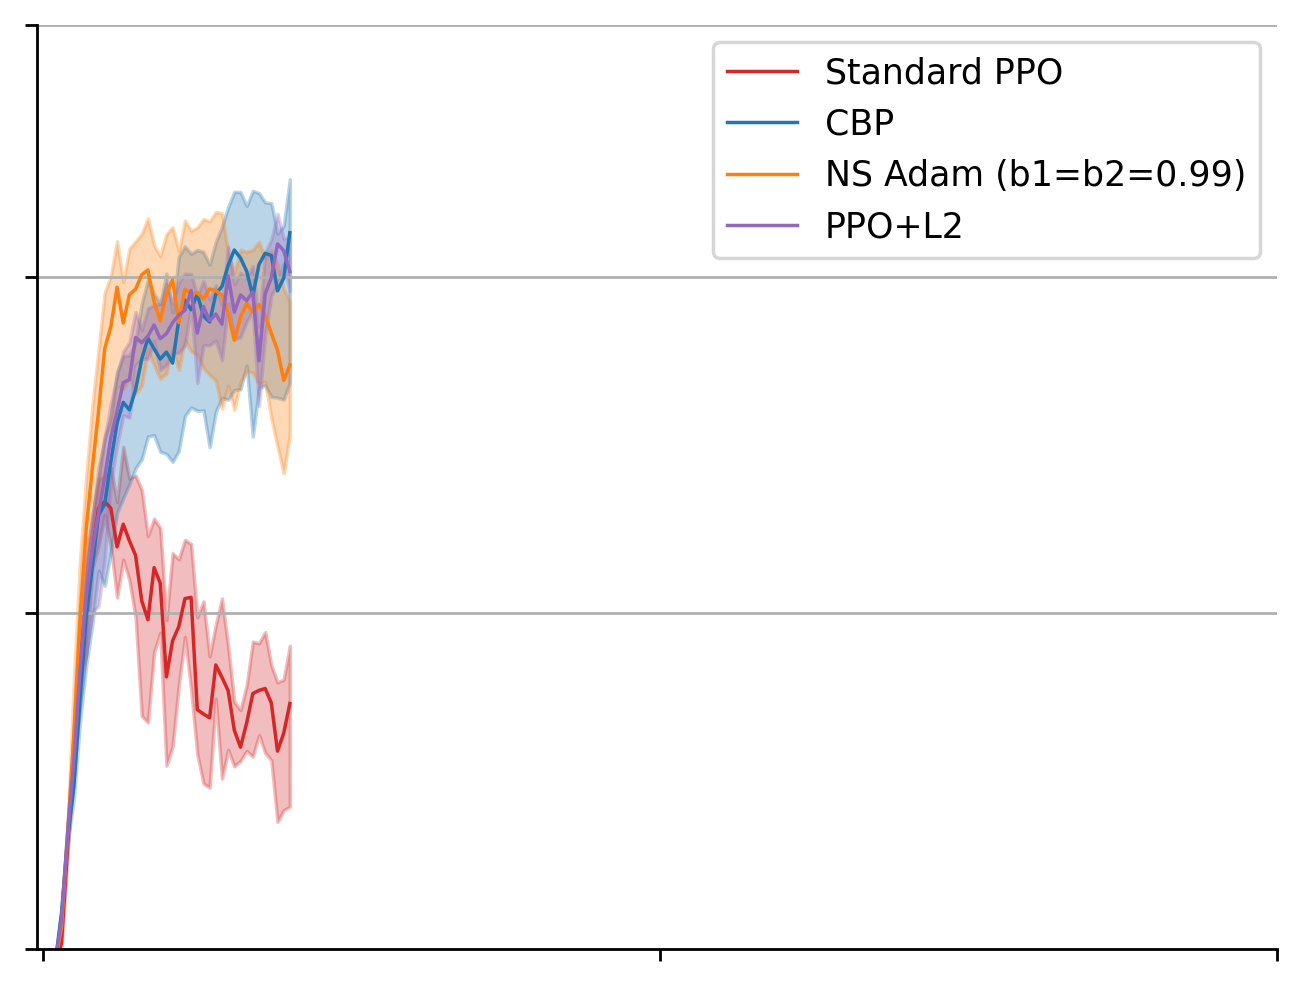

Python code for this plot:
import yaml
import scipy
import pickle
import argparse
import numpy as np
from tqdm import tqdm
import matplotlib.pyplot as plt


def bootstrapped_return(x, y, stride, total_steps, confidence_level=0.95, to_bootstrap=True):
    assert len(x) == len(y)
    num_runs = len(x)
    avg_ret = np.zeros(total_steps // stride)
    steps = np.arange(stride, total_steps + stride, stride)
    min_rets, max_rets = np.zeros(total_steps // stride), np.zeros(total_steps // stride)
    boot_strapped_ret_low, boot_strapped_ret_high = np.zeros(total_steps // stride), np.zeros(total_steps // stride)
    for i in tqdm(range(0, total_steps // stride)):
        rets = []
        for run in range(num_runs):
            xa = x[run][:np.searchsorted(x[run], total_steps)+1]
            ya = y[run][:xa.shape[0]]
            rets.append(ya[np.logical_and(i*stride < xa, xa <= (i+1)*stride)].mean())
        rets = np.array([rets])
        avg_ret[i] = rets.mean()
        min_rets[i], max_rets[i] = rets.min(), rets.max()
        if to_bootstrap:
            bos = scipy.stats.bootstrap(data=(rets[0, :],), statistic=np.mean, confidence_level=confidence_level)
            boot_strapped_ret_low[i], boot_strapped_ret_high[i] = bos.confidence_interval.low, bos.confidence_interval.high
    return steps, avg_ret, min_rets, max_rets, boot_strapped_ret_low, boot_strapped_ret_high


def get_param_performance(runs, data_dir=''):
    per_param_setting_performance, per_param_setting_termination = [], []
    for idx in runs:
        file = data_dir + str(idx)
        if file[0] == 'd':  file = '../'+file
        try:
            with open(file, 'rb+') as f:
                print(f)
                data = pickle.load(f)
        except:
            with open(file+'.log', 'rb+') as f:
                print(f)
                data = pickle.load(f)
        per_param_setting_performance.append(np.array(data['rets']))
        per_param_setting_termination.append(np.array(data['termination_steps']))
        print(data['termination_steps'][-1])

    return per_param_setting_termination, per_param_setting_performance


def plot_for_one_cfg(cfg, runs, m, ts, color='C0', min_max=False):
    data_dir = cfg['dir']
    terminations, returns = get_param_performance(data_dir=data_dir, runs=runs)
    x, y, min_y, max_y, boot_strapped_ret_low, boot_strapped_ret_high = \
        bootstrapped_return(x=terminations, y=returns, stride=m, total_steps=ts)
    plt.plot(x, y, '-', linewidth=1, color=color, label=cfg['label'])
    plt.fill_between(x, boot_strapped_ret_low, boot_strapped_ret_high, alpha=0.3, color=color)
    if min_max:
        plt.fill_between(x, min_y, max_y, alpha=0.1, color=color)


def main():
    parser = argparse.ArgumentParser()
    parser.add_argument('--env', required=False, type=str, default='ant')
    parser.add_argument('--all', required=False, type=bool, default=True)

    args = parser.parse_args()
    env = args.env
    plot_all = args.all

    cfg_file = f'../cfg/{env}/std.yml'
    cfg_file1 = f'../cfg/{env}/cbp.yml'
    cfg_file2, cfg_file3 = '', ''
    if plot_all:
        cfg_file2 = f'../cfg/{env}/ns.yml'
        cfg_file3 = f'../cfg/{env}/l2.yml'
        cfg_file4 = f'../cfg/{env}/redo.yml'

    cfg_files = [cfg_file, cfg_file1, cfg_file2, cfg_file3, cfg_file4]
    colors = ['C3', 'C0', 'C1', 'C4', 'C2']
    cfgs = []
    for file in cfg_files:
        if file == '':  continue
        cfgs.append(yaml.safe_load(open(file)))
        if 'label' not in cfgs[-1].keys(): cfgs[-1]['label'] = ''

    # num_runs = 30
    num_runs = 6
    runs = [i + 0 for i in range(0, num_runs)]
    m = 250 * 1000
    ts = 100 * 1000 * 1000
    fig, ax = plt.subplots()

    if env == 'hopper':
        yticks = [0, 1000, 2000, 2500]
        m = 500 * 1000
    if env == 'walker':
        yticks = [0, 1000, 2000, 3000]
        ts = 50 * 1000 * 1000
    if env == 'ant':
        yticks = [0, 2000, 4000, 5500]
        ts = 50 * 1000 * 1000

    for idx, cfg in enumerate(cfgs):
        plot_for_one_cfg(cfg=cfg, runs=runs, m=m, ts=ts, color=colors[idx])

    xticks = [0, 0.5 * ts, ts]


    fontsize = 15
    ax.set_xticks(xticks)
    ax.set_xticklabels(['' for _ in xticks], fontsize=fontsize)
    ax.spines['top'].set_visible(False)
    ax.spines['right'].set_visible(False)
    ax.set_yticks(yticks)
    ax.set_yticklabels(['' for _ in yticks], fontsize=fontsize)
    ax.set_ylim(yticks[0], yticks[-1])

    ax.yaxis.grid()
    plt.legend()
    plt.savefig('fig4a.png', bbox_inches='tight', dpi=250)
    plt.close()


if __name__ == "__main__":
    main()
